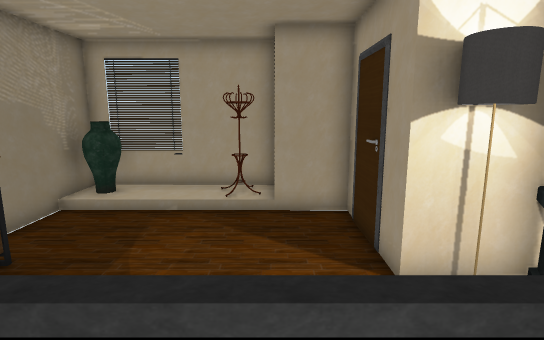
view 1 (above)

12 first-person views from a walk through a Unity game level. The camera is 1.5 m above the floor, tilts 10° down and sees 80° across. The floor is counted in squares, 0.5 m on a side. Each view is taken from the middle of a square. On the plan, view 1 faces up. The plan holds only what a view shows up to about 20 squares ahead; the rest is blank. The place goes on beyond the plan. The player character is not drawn. Some surface patterns are stand-ins.

view 2
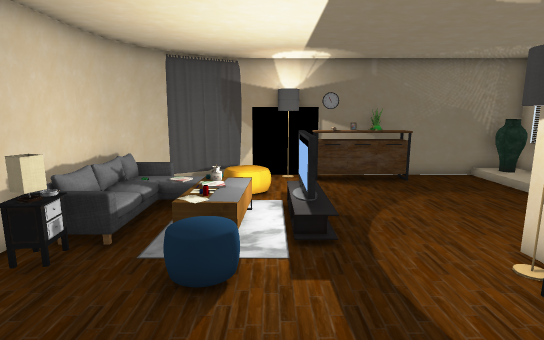

view 3
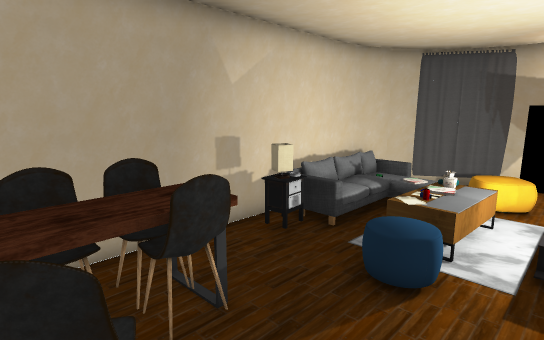

view 4
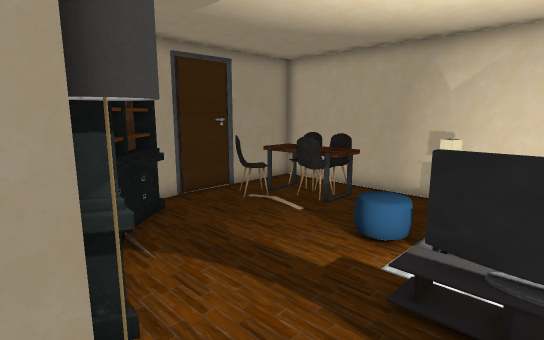

view 5
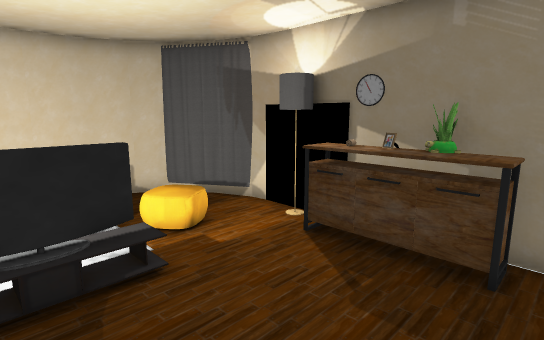

view 6
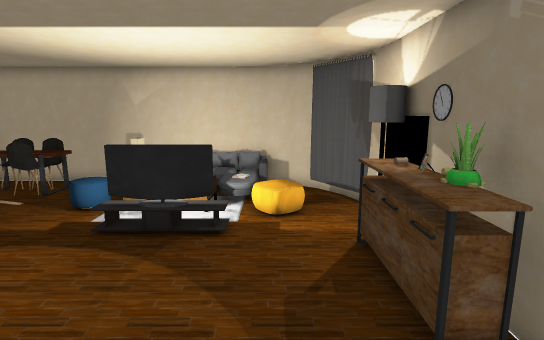

view 7
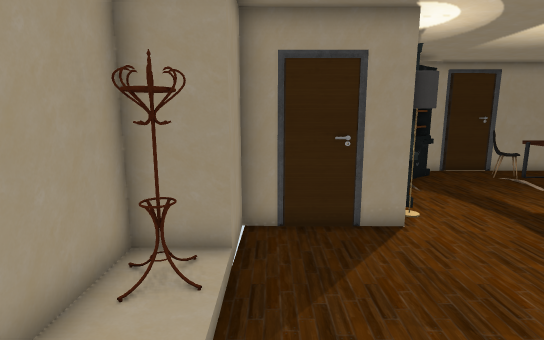

view 8
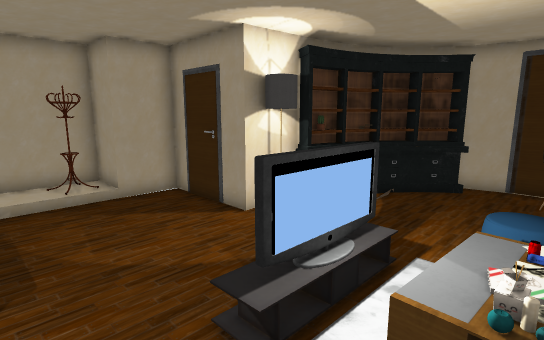

view 9
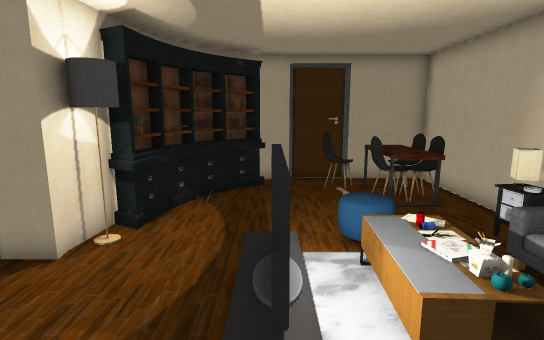

view 10
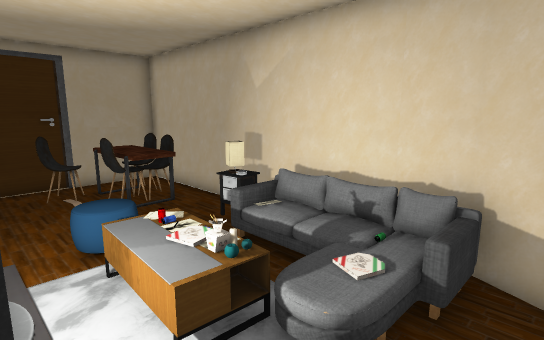

view 11
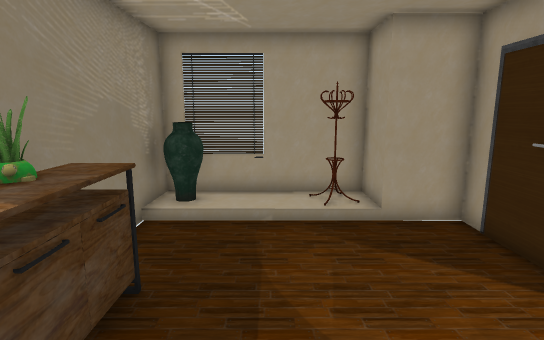

view 12
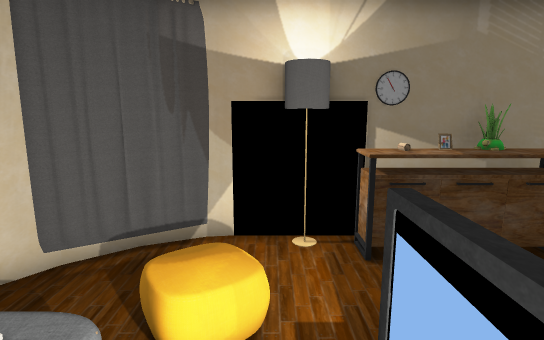

### Floor plan
Key: @ floor where view 1 was taken; # wall or solid block; x gap in a wall; . main floor; : floor 0.25 m higher than the main floor; / step, stairs or slope; = window, fence, low wall or low ledge; A vase; L lamp; C clock; R carpet; N candle; S sofa; H chair; T table; O other object.
Columns run from 7 left of view 1 to 11 right of it. Each row starts with its distance up from view 1.
 12 ##O x###
 11 #AA::#O#
 10 #AA///O###
  9 #........#
  8 #........#
  7 #........#
  6 #OO......###
  5 #OO.......L##
  4 #OO.......L#=
  3 COO...........=
  2 OOO.............  #
  1 OL....OOOO.......##
  0 OL.....@..........#
 -1 O .OO.  O OO...HH.#
 -2 #O...RROO ....HHH #
 -3  OO..OON.R...HHTT #
 -4   #.SOOOOOL..THHH#
 -5   ##SS  OOL...HH.#
 -6    ###############

Where each view was taken, in squares from view 1:
view 1: 0 up, 0 right, facing up
view 2: 0 up, 9 right, facing left
view 3: 1 up, 9 right, facing down-left
view 4: 6 up, 0 right, facing down-right
view 5: 7 up, 1 right, facing down-left
view 6: 10 up, 3 left, facing down
view 7: 9 up, 6 left, facing right
view 8: 2 down, 4 left, facing up-right
view 9: 1 up, 4 left, facing right
view 10: 1 up, 4 left, facing down-right
view 11: 1 up, 3 left, facing up
view 12: 0 up, 1 right, facing left
